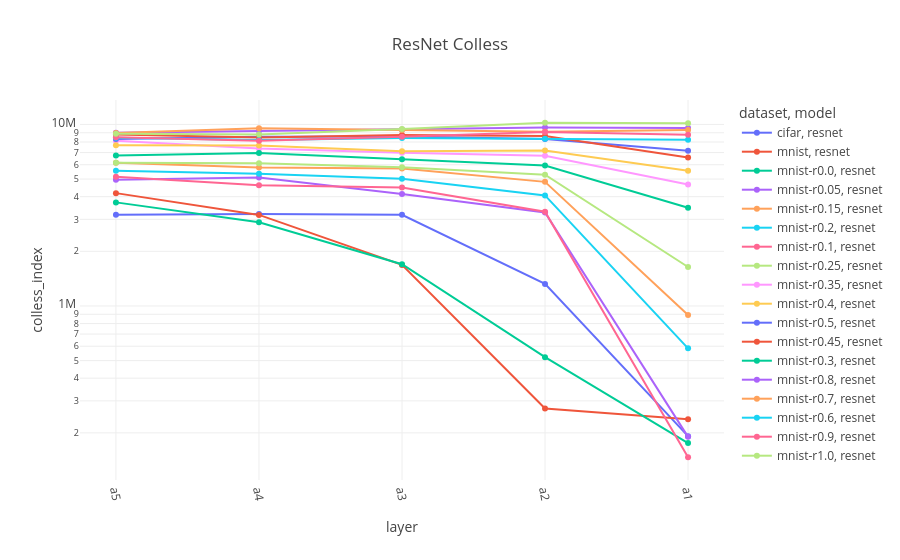

The notebook cell this image was saved under:
### Code cell
fig = px.line(resnet, x="layer", y="colless_index", color="dataset", symbol="model", color_discrete_sequence=px.colors.qualitative.Plotly, title="ResNet Colless")
fig.update_xaxes(tickangle=80)
fig.update_yaxes(type="log")

### Figure 1 — Plotly figure (JSON) as saved in the notebook; plotly's stock layout.template omitted (floating-point values rounded to 4 significant figures)
{"data": [{"hovertemplate": "dataset=cifar<br>model=resnet<br>layer=%{x}<br>colless_index=%{y}<extra></extra>", "legendgroup": "cifar, resnet", "line": {"color": "#636EFA", "dash": "solid"}, "marker": {"symbol": "circle"}, "mode": "lines+markers", "name": "cifar, resnet", "orientation": "v", "showlegend": true, "type": "scatter", "x": ["a5", "a4", "a3", "a2", "a1"], "xaxis": "x", "y": [3183000.0, 3210000.0, 3176000.0, 1323000.0, 191700.0], "yaxis": "y"}, {"hovertemplate": "dataset=mnist<br>model=resnet<br>layer=%{x}<br>colless_index=%{y}<extra></extra>", "legendgroup": "mnist, resnet", "line": {"color": "#EF553B", "dash": "solid"}, "marker": {"symbol": "circle"}, "mode": "lines+markers", "name": "mnist, resnet", "orientation": "v", "showlegend": true, "type": "scatter", "x": ["a5", "a4", "a3", "a2", "a1"], "xaxis": "x", "y": [4184000.0, 3174000.0, 1684000.0, 272200.0, 237500.0], "yaxis": "y"}, {"hovertemplate": "dataset=mnist-r0.0<br>model=resnet<br>layer=%{x}<br>colless_index=%{y}<extra></extra>", "legendgroup": "mnist-r0.0, resnet", "line": {"color": "#00CC96", "dash": "solid"}, "marker": {"symbol": "circle"}, "mode": "lines+markers", "name": "mnist-r0.0, resnet", "orientation": "v", "showlegend": true, "type": "scatter", "x": ["a5", "a4", "a3", "a2", "a1"], "xaxis": "x", "y": [3721000.0, 2893000.0, 1697000.0, 522500.0, 175700.0], "yaxis": "y"}, {"hovertemplate": "dataset=mnist-r0.05<br>model=resnet<br>layer=%{x}<br>colless_index=%{y}<extra></extra>", "legendgroup": "mnist-r0.05, resnet", "line": {"color": "#AB63FA", "dash": "solid"}, "marker": {"symbol": "circle"}, "mode": "lines+markers", "name": "mnist-r0.05, resnet", "orientation": "v", "showlegend": true, "type": "scatter", "x": ["a5", "a4", "a3", "a2", "a1"], "xaxis": "x", "y": [4955000.0, 5096000.0, 4133000.0, 3272000.0, 190100.0], "yaxis": "y"}, {"hovertemplate": "dataset=mnist-r0.15<br>model=resnet<br>layer=%{x}<br>colless_index=%{y}<extra></extra>", "legendgroup": "mnist-r0.15, resnet", "line": {"color": "#FFA15A", "dash": "solid"}, "marker": {"symbol": "circle"}, "mode": "lines+markers", "name": "mnist-r0.15, resnet", "orientation": "v", "showlegend": true, "type": "scatter", "x": ["a5", "a4", "a3", "a2", "a1"], "xaxis": "x", "y": [6158000.0, 5794000.0, 5718000.0, 4828000.0, 891800.0], "yaxis": "y"}, {"hovertemplate": "dataset=mnist-r0.2<br>model=resnet<br>layer=%{x}<br>colless_index=%{y}<extra></extra>", "legendgroup": "mnist-r0.2, resnet", "line": {"color": "#19D3F3", "dash": "solid"}, "marker": {"symbol": "circle"}, "mode": "lines+markers", "name": "mnist-r0.2, resnet", "orientation": "v", "showlegend": true, "type": "scatter", "x": ["a5", "a4", "a3", "a2", "a1"], "xaxis": "x", "y": [5553000.0, 5353000.0, 5020000.0, 4065000.0, 584400.0], "yaxis": "y"}, {"hovertemplate": "dataset=mnist-r0.1<br>model=resnet<br>layer=%{x}<br>colless_index=%{y}<extra></extra>", "legendgroup": "mnist-r0.1, resnet", "line": {"color": "#FF6692", "dash": "solid"}, "marker": {"symbol": "circle"}, "mode": "lines+markers", "name": "mnist-r0.1, resnet", "orientation": "v", "showlegend": true, "type": "scatter", "x": ["a5", "a4", "a3", "a2", "a1"], "xaxis": "x", "y": [5150000.0, 4623000.0, 4499000.0, 3306000.0, 146800.0], "yaxis": "y"}, {"hovertemplate": "dataset=mnist-r0.25<br>model=resnet<br>layer=%{x}<br>colless_index=%{y}<extra></extra>", "legendgroup": "mnist-r0.25, resnet", "line": {"color": "#B6E880", "dash": "solid"}, "marker": {"symbol": "circle"}, "mode": "lines+markers", "name": "mnist-r0.25, resnet", "orientation": "v", "showlegend": true, "type": "scatter", "x": ["a5", "a4", "a3", "a2", "a1"], "xaxis": "x", "y": [6154000.0, 6108000.0, 5803000.0, 5289000.0, 1639000.0], "yaxis": "y"}, {"hovertemplate": "dataset=mnist-r0.35<br>model=resnet<br>layer=%{x}<br>colless_index=%{y}<extra></extra>", "legendgroup": "mnist-r0.35, resnet", "line": {"color": "#FF97FF", "dash": "solid"}, "marker": {"symbol": "circle"}, "mode": "lines+markers", "name": "mnist-r0.35, resnet", "orientation": "v", "showlegend": true, "type": "scatter", "x": ["a5", "a4", "a3", "a2", "a1"], "xaxis": "x", "y": [8131000.0, 7369000.0, 6990000.0, 6723000.0, 4663000.0], "yaxis": "y"}, {"hovertemplate": "dataset=mnist-r0.4<br>model=resnet<br>layer=%{x}<br>colless_index=%{y}<extra></extra>", "legendgroup": "mnist-r0.4, resnet", "line": {"color": "#FECB52", "dash": "solid"}, "marker": {"symbol": "circle"}, "mode": "lines+markers", "name": "mnist-r0.4, resnet", "orientation": "v", "showlegend": true, "type": "scatter", "x": ["a5", "a4", "a3", "a2", "a1"], "xaxis": "x", "y": [7669000.0, 7657000.0, 7113000.0, 7187000.0, 5558000.0], "yaxis": "y"}, {"hovertemplate": "dataset=mnist-r0.5<br>model=resnet<br>layer=%{x}<br>colless_index=%{y}<extra></extra>", "legendgroup": "mnist-r0.5, resnet", "line": {"color": "#636EFA", "dash": "solid"}, "marker": {"symbol": "circle"}, "mode": "lines+markers", "name": "mnist-r0.5, resnet", "orientation": "v", "showlegend": true, "type": "scatter", "x": ["a5", "a4", "a3", "a2", "a1"], "xaxis": "x", "y": [8312000.0, 8559000.0, 8593000.0, 8322000.0, 7159000.0], "yaxis": "y"}, {"hovertemplate": "dataset=mnist-r0.45<br>model=resnet<br>layer=%{x}<br>colless_index=%{y}<extra></extra>", "legendgroup": "mnist-r0.45, resnet", "line": {"color": "#EF553B", "dash": "solid"}, "marker": {"symbol": "circle"}, "mode": "lines+markers", "name": "mnist-r0.45, resnet", "orientation": "v", "showlegend": true, "type": "scatter", "x": ["a5", "a4", "a3", "a2", "a1"], "xaxis": "x", "y": [8802000.0, 8476000.0, 8733000.0, 8638000.0, 6583000.0], "yaxis": "y"}, {"hovertemplate": "dataset=mnist-r0.3<br>model=resnet<br>layer=%{x}<br>colless_index=%{y}<extra></extra>", "legendgroup": "mnist-r0.3, resnet", "line": {"color": "#00CC96", "dash": "solid"}, "marker": {"symbol": "circle"}, "mode": "lines+markers", "name": "mnist-r0.3, resnet", "orientation": "v", "showlegend": true, "type": "scatter", "x": ["a5", "a4", "a3", "a2", "a1"], "xaxis": "x", "y": [6734000.0, 6960000.0, 6425000.0, 5938000.0, 3473000.0], "yaxis": "y"}, {"hovertemplate": "dataset=mnist-r0.8<br>model=resnet<br>layer=%{x}<br>colless_index=%{y}<extra></extra>", "legendgroup": "mnist-r0.8, resnet", "line": {"color": "#AB63FA", "dash": "solid"}, "marker": {"symbol": "circle"}, "mode": "lines+markers", "name": "mnist-r0.8, resnet", "orientation": "v", "showlegend": true, "type": "scatter", "x": ["a5", "a4", "a3", "a2", "a1"], "xaxis": "x", "y": [9013000.0, 9220000.0, 9378000.0, 9635000.0, 9549000.0], "yaxis": "y"}, {"hovertemplate": "dataset=mnist-r0.7<br>model=resnet<br>layer=%{x}<br>colless_index=%{y}<extra></extra>", "legendgroup": "mnist-r0.7, resnet", "line": {"color": "#FFA15A", "dash": "solid"}, "marker": {"symbol": "circle"}, "mode": "lines+markers", "name": "mnist-r0.7, resnet", "orientation": "v", "showlegend": true, "type": "scatter", "x": ["a5", "a4", "a3", "a2", "a1"], "xaxis": "x", "y": [8968000.0, 9542000.0, 9310000.0, 9103000.0, 9312000.0], "yaxis": "y"}, {"hovertemplate": "dataset=mnist-r0.6<br>model=resnet<br>layer=%{x}<br>colless_index=%{y}<extra></extra>", "legendgroup": "mnist-r0.6, resnet", "line": {"color": "#19D3F3", "dash": "solid"}, "marker": {"symbol": "circle"}, "mode": "lines+markers", "name": "mnist-r0.6, resnet", "orientation": "v", "showlegend": true, "type": "scatter", "x": ["a5", "a4", "a3", "a2", "a1"], "xaxis": "x", "y": [8459000.0, 8217000.0, 8409000.0, 8342000.0, 8224000.0], "yaxis": "y"}, {"hovertemplate": "dataset=mnist-r0.9<br>model=resnet<br>layer=%{x}<br>colless_index=%{y}<extra></extra>", "legendgroup": "mnist-r0.9, resnet", "line": {"color": "#FF6692", "dash": "solid"}, "marker": {"symbol": "circle"}, "mode": "lines+markers", "name": "mnist-r0.9, resnet", "orientation": "v", "showlegend": true, "type": "scatter", "x": ["a5", "a4", "a3", "a2", "a1"], "xaxis": "x", "y": [8487000.0, 8137000.0, 8549000.0, 9090000.0, 8763000.0], "yaxis": "y"}, {"hovertemplate": "dataset=mnist-r1.0<br>model=resnet<br>layer=%{x}<br>colless_index=%{y}<extra></extra>", "legendgroup": "mnist-r1.0, resnet", "line": {"color": "#B6E880", "dash": "solid"}, "marker": {"symbol": "circle"}, "mode": "lines+markers", "name": "mnist-r1.0, resnet", "orientation": "v", "showlegend": true, "type": "scatter", "x": ["a5", "a4", "a3", "a2", "a1"], "xaxis": "x", "y": [8883000.0, 8799000.0, 9448000.0, 10220000.0, 10140000.0], "yaxis": "y"}], "layout": {"legend": {"title": {"text": "dataset, model"}, "tracegroupgap": 0}, "title": {"text": "ResNet Colless"}, "xaxis": {"anchor": "y", "domain": [0, 1], "tickangle": 80, "title": {"text": "layer"}}, "yaxis": {"anchor": "x", "domain": [0, 1], "title": {"text": "colless_index"}, "type": "log"}}}
